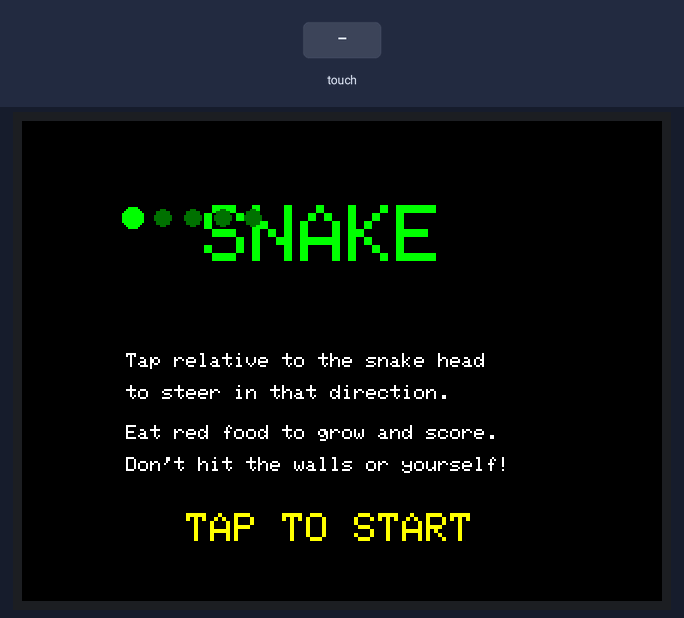
A sketch run on a simulated ESP32. On the bench: 320×240 colour display. Inputs (shaded band) come from the test bench. Random numbers use the default seed unless the sketch sets one.

Above: at 1.4 s.
1.5 s: touch panel pressed at 13 % / 10 % of its raw x / y range
At 1.66 s:
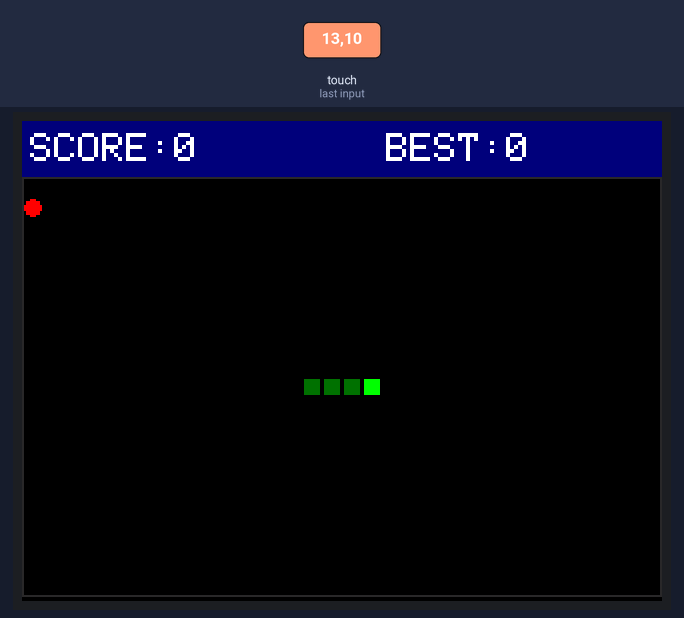
3.5 s: touch panel pressed at 62 % / 10 % of its raw x / y range
At 5.5 s:
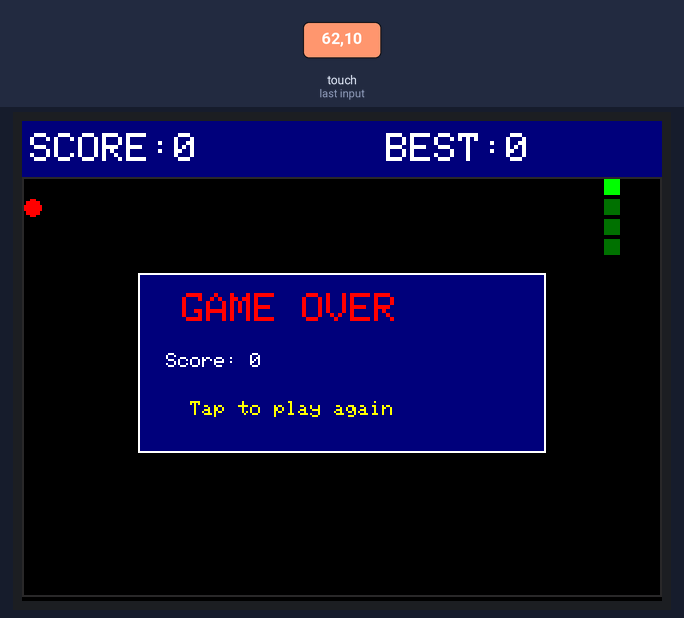
6.5 s: touch panel pressed at 38 % / 10 % of its raw x / y range
At 9.5 s:
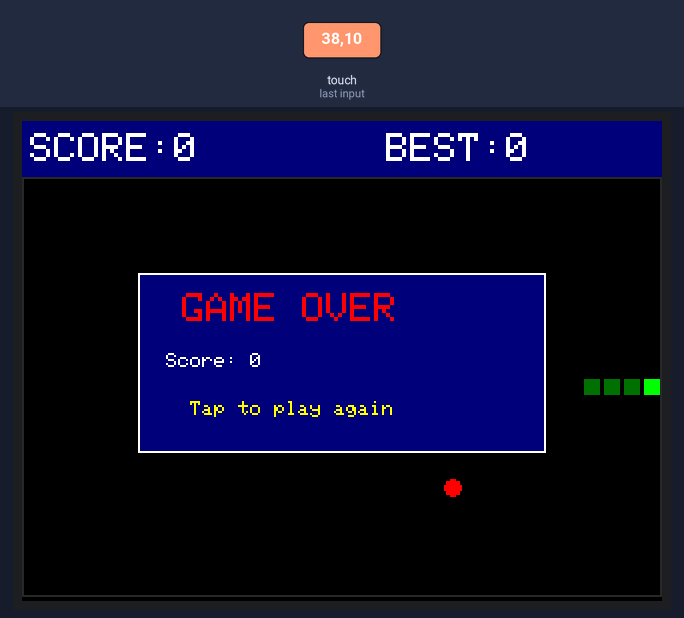
Timing chart, 0 to 11.0 s (numbered marks = the images above; inputs shaded):
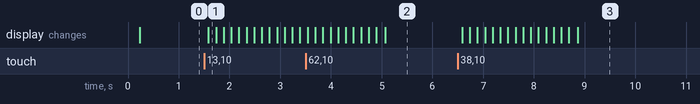

The sketch:

snake_game.ino
```cpp
/*
 * SNAKE for ESP32 CYD (ESP32-2432S028)
 * 320×240 landscape | TFT_eSPI + XPT2046_Touchscreen
 *
 * Controls:
 *   Tap anywhere on the screen. The direction from the snake's
 *   head to your tap point becomes the new direction.
 *
 * Libraries required (install via Arduino Library Manager):
 *   - TFT_eSPI  (Bodmer)         — configure with CYD User_Setup.h
 *   - XPT2046_Touchscreen        (PaulStoffregen)
 */

#include <SPI.h>
#include <TFT_eSPI.h>
#include <XPT2046_Touchscreen.h>

/***** 1) DISPLAY *****/
TFT_eSPI tft = TFT_eSPI();

#define SCREEN_W  320
#define SCREEN_H  240

/***** 2) TOUCHSCREEN PINS (XPT2046) *****/
#define XPT2046_IRQ   36
#define XPT2046_MOSI  32
#define XPT2046_MISO  39
#define XPT2046_CLK   25
#define XPT2046_CS    33

SPIClass touchscreenSPI = SPIClass(VSPI);
XPT2046_Touchscreen touchscreen(XPT2046_CS, XPT2046_IRQ);

/***** 3) GAME CONSTANTS *****/
#define HEADER_H  28          // pixels reserved for score bar
#define CELL      10          // grid cell size in pixels
#define COLS      (SCREEN_W / CELL)                   // 32
#define ROWS      ((SCREEN_H - HEADER_H) / CELL)      // 21
#define GRID_Y0   HEADER_H
#define MAX_LEN   (COLS * ROWS)                       // 672 — max snake length

// Colour palette
#define C_BG        TFT_BLACK
#define C_HEADER    TFT_NAVY
#define C_BORDER    0x2945     // dark slate
#define C_SNAKE_H   TFT_GREEN
#define C_SNAKE_B   0x0380     // darker green body
#define C_FOOD      TFT_RED
#define C_TEXT      TFT_WHITE

/***** 4) GAME STATE *****/
struct Cell { int8_t x, y; };

Cell  snake[MAX_LEN];
int   snakeLen  = 0;
int   snakeHead = 0;  // ring-buffer: most-recent head index

Cell  food;

enum Dir   { UP, DOWN, LEFT, RIGHT };
Dir   dir     = RIGHT;
Dir   nextDir = RIGHT;

int   score   = 0;
int   hiScore = 0;
int   stepMs  = 150;  // ms per game tick; decreases as score rises

enum GameState { S_INTRO, S_PLAYING, S_OVER };
GameState gState = S_INTRO;

unsigned long lastStep = 0;
bool          wasTouch = false;  // for tap edge-detection

/***** 5) RING-BUFFER HELPERS *****/
// snakeSeg(0) = tail, snakeSeg(snakeLen-1) = head
inline Cell snakeSeg(int i) {
  return snake[(snakeHead - snakeLen + 1 + i + MAX_LEN) % MAX_LEN];
}
inline Cell& snakeHeadCell() { return snake[snakeHead]; }

/***** 6) DRAWING UTILITIES *****/
void drawCell(int cx, int cy, uint16_t col) {
  int px = cx * CELL;
  int py = GRID_Y0 + cy * CELL;
  tft.fillRect(px + 1, py + 1, CELL - 2, CELL - 2, col);
}

void drawFood() {
  int px = food.x * CELL + CELL / 2;
  int py = GRID_Y0 + food.y * CELL + CELL / 2;
  tft.fillCircle(px, py, CELL / 2 - 1, C_FOOD);
}

void drawHeader() {
  tft.fillRect(0, 0, SCREEN_W, HEADER_H, C_HEADER);
  tft.setTextSize(2);
  tft.setTextColor(C_TEXT, C_HEADER);
  tft.setCursor(4, 6);
  tft.print("SCORE:");
  tft.print(score);
  tft.setCursor(182, 6);
  tft.print("BEST:");
  tft.print(hiScore);
}

void drawGameArea() {
  tft.fillRect(0, GRID_Y0, SCREEN_W, SCREEN_H - GRID_Y0, C_BG);
  tft.drawRect(0, GRID_Y0, COLS * CELL, ROWS * CELL, C_BORDER);
}

void drawSnakeFull() {
  for (int i = 0; i < snakeLen; i++) {
    Cell c = snakeSeg(i);
    drawCell(c.x, c.y, (i == snakeLen - 1) ? C_SNAKE_H : C_SNAKE_B);
  }
}

void drawPlayScreen() {
  drawHeader();
  drawGameArea();
  drawSnakeFull();
  drawFood();
}

/***** 7) INTRO / GAME-OVER SCREENS *****/
void drawIntro() {
  tft.fillScreen(C_BG);

  // Title
  tft.setTextColor(C_SNAKE_H);
  tft.setTextSize(4);
  tft.setCursor(91, 42);
  tft.print("SNAKE");

  // Decorative dots
  for (int i = 0; i < 5; i++) {
    tft.fillCircle(55 + i * 15, 48, 4, C_SNAKE_B);
  }
  tft.fillCircle(55, 48, 5, C_SNAKE_H);  // "head"

  // Instructions
  tft.setTextColor(C_TEXT);
  tft.setTextSize(1);
  tft.setCursor(52, 116);
  tft.print("Tap relative to the snake head");
  tft.setCursor(52, 132);
  tft.print("to steer in that direction.");
  tft.setCursor(52, 152);
  tft.print("Eat red food to grow and score.");
  tft.setCursor(52, 168);
  tft.print("Don't hit the walls or yourself!");

  // Prompt
  tft.setTextColor(TFT_YELLOW);
  tft.setTextSize(2);
  tft.setCursor(82, 196);
  tft.print("TAP TO START");
}

void drawGameOver() {
  const int bx = 58, by = 76, bw = 204, bh = 90;
  tft.fillRect(bx, by, bw, bh, C_HEADER);
  tft.drawRect(bx, by, bw, bh, TFT_WHITE);

  tft.setTextColor(TFT_RED);
  tft.setTextSize(2);
  tft.setCursor(bx + 22, by + 10);
  tft.print("GAME OVER");

  tft.setTextColor(C_TEXT);
  tft.setTextSize(1);
  tft.setCursor(bx + 14, by + 40);
  tft.print("Score: ");
  tft.print(score);
  if (score > 0 && score == hiScore) {
    tft.setTextColor(TFT_YELLOW);
    tft.print("  NEW BEST!");
  }

  tft.setTextColor(TFT_YELLOW);
  tft.setCursor(bx + 26, by + 64);
  tft.print("Tap to play again");
}

/***** 8) FOOD PLACEMENT *****/
void placeFood() {
  // Use a static grid to avoid large stack allocation
  static bool occupied[COLS][ROWS];
  memset(occupied, 0, sizeof(occupied));

  for (int i = 0; i < snakeLen; i++) {
    Cell c = snakeSeg(i);
    if (c.x >= 0 && c.x < COLS && c.y >= 0 && c.y < ROWS)
      occupied[c.x][c.y] = true;
  }

  int freeCount = COLS * ROWS - snakeLen;
  if (freeCount <= 0) return;  // board full — player wins edge case
  int pick = random(freeCount);

  for (int y = 0; y < ROWS; y++) {
    for (int x = 0; x < COLS; x++) {
      if (!occupied[x][y] && pick-- == 0) {
        food = { (int8_t)x, (int8_t)y };
        return;
      }
    }
  }
}

/***** 9) GAME RESET *****/
void resetGame() {
  snakeLen  = 4;
  snakeHead = snakeLen - 1;
  int startX = COLS / 2 - snakeLen / 2;
  int startY = ROWS / 2;
  for (int i = 0; i < snakeLen; i++)
    snake[i] = { (int8_t)(startX + i), (int8_t)startY };

  dir = nextDir = RIGHT;
  score  = 0;
  stepMs = 150;
  placeFood();
}

/***** 10) TOUCH *****/
// Returns true on a NEW tap (rising edge only); sets tx, ty in screen pixels.
bool getTap(int &tx, int &ty) {
  bool isTouched = touchscreen.tirqTouched() && touchscreen.touched();
  bool newTap    = isTouched && !wasTouch;
  wasTouch       = isTouched;
  if (newTap) {
    TS_Point p = touchscreen.getPoint();
    tx = map(p.x, 200, 3700, 0, SCREEN_W);
    ty = map(p.y, 240, 3800, 0, SCREEN_H);
  }
  return newTap;
}

/***** 11) GAME STEP *****/
void triggerGameOver() {
  if (score > hiScore) hiScore = score;
  gState = S_OVER;
  drawGameOver();
}

void stepGame() {
  dir = nextDir;

  Cell head    = snakeHeadCell();
  Cell newHead = head;
  switch (dir) {
    case UP:    newHead.y--; break;
    case DOWN:  newHead.y++; break;
    case LEFT:  newHead.x--; break;
    case RIGHT: newHead.x++; break;
  }

  // Wall collision
  if (newHead.x < 0 || newHead.x >= COLS ||
      newHead.y < 0 || newHead.y >= ROWS) {
    triggerGameOver();
    return;
  }

  // Self collision — skip tail (index 0) since it moves away this tick
  for (int i = 1; i < snakeLen; i++) {
    Cell c = snakeSeg(i);
    if (c.x == newHead.x && c.y == newHead.y) {
      triggerGameOver();
      return;
    }
  }

  bool ate = (newHead.x == food.x && newHead.y == food.y);

  // Erase tail unless growing
  if (!ate) {
    Cell tail = snakeSeg(0);
    drawCell(tail.x, tail.y, C_BG);
  }

  // Advance ring buffer
  snakeHead = (snakeHead + 1) % MAX_LEN;
  snake[snakeHead] = newHead;

  if (ate) {
    snakeLen++;
    score  += 10;
    stepMs  = max(60, stepMs - 2);  // gradually speed up
    placeFood();
    drawFood();
    drawHeader();  // refresh score
  }

  // Re-colour previous head as body, draw new head
  if (snakeLen > 1) {
    Cell prev = snakeSeg(snakeLen - 2);
    drawCell(prev.x, prev.y, C_SNAKE_B);
  }
  drawCell(newHead.x, newHead.y, C_SNAKE_H);
}

/***** 12) SETUP & LOOP *****/
void setup() {
  Serial.begin(115200);

  touchscreenSPI.begin(XPT2046_CLK, XPT2046_MISO, XPT2046_MOSI, XPT2046_CS);
  touchscreen.begin(touchscreenSPI);
  touchscreen.setRotation(3);

  tft.init();
  tft.setRotation(3);

  randomSeed(analogRead(34));
  drawIntro();
}

void loop() {
  int tx = 0, ty = 0;
  bool tapped = getTap(tx, ty);

  switch (gState) {

    case S_INTRO:
      if (tapped) {
        resetGame();
        drawPlayScreen();
        gState   = S_PLAYING;
        lastStep = millis();
      }
      break;

    case S_PLAYING:
      if (tapped) {
        // Determine desired direction from tap relative to snake head centre
        Cell head = snakeHeadCell();
        int hpx = head.x * CELL + CELL / 2;
        int hpy = GRID_Y0 + head.y * CELL + CELL / 2;
        int dx  = tx - hpx;
        int dy  = ty - hpy;
        // Use the dominant axis; prevent 180° reversal
        if (abs(dx) >= abs(dy)) {
          if (dx > 0 && dir != LEFT)  nextDir = RIGHT;
          if (dx < 0 && dir != RIGHT) nextDir = LEFT;
        } else {
          if (dy > 0 && dir != UP)   nextDir = DOWN;
          if (dy < 0 && dir != DOWN) nextDir = UP;
        }
      }
      if (millis() - lastStep >= (unsigned long)stepMs) {
        lastStep = millis();
        stepGame();
      }
      break;

    case S_OVER:
      if (tapped) {
        resetGame();
        drawPlayScreen();
        gState   = S_PLAYING;
        lastStep = millis();
      }
      break;
  }

  delay(5);
}
```

Measured:
- after the input at 1.5 s, the display: changes after 0.08 s (image 1)
- after the input at 6.5 s, the display: first changes after 0.09 s (image 3 shows a later state)
